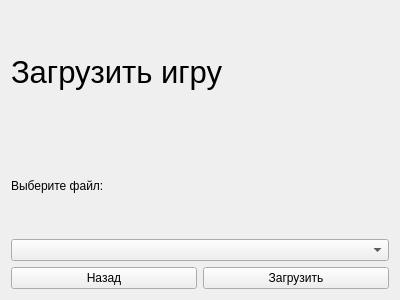
<?xml version="1.0" encoding="UTF-8"?>
<ui version="4.0">
 <class>Form</class>
 <widget class="QWidget" name="Form">
  <property name="geometry">
   <rect>
    <x>0</x>
    <y>0</y>
    <width>400</width>
    <height>300</height>
   </rect>
  </property>
  <property name="windowTitle">
   <string>Загрузить игру</string>
  </property>
  <layout class="QVBoxLayout" name="verticalLayout_2">
   <item>
    <widget class="QLabel" name="loadGame_Label">
     <property name="font">
      <font>
       <pointsize>23</pointsize>
      </font>
     </property>
     <property name="text">
      <string>Загрузить игру</string>
     </property>
    </widget>
   </item>
   <item>
    <layout class="QVBoxLayout" name="verticalLayout">
     <item>
      <widget class="QLabel" name="selectFile_Label">
       <property name="text">
        <string>Выберите файл:</string>
       </property>
      </widget>
     </item>
     <item>
      <widget class="QComboBox" name="selectFile_comboBox"/>
     </item>
    </layout>
   </item>
   <item>
    <layout class="QHBoxLayout" name="horizontalLayout">
     <item>
      <widget class="QPushButton" name="back_Button">
       <property name="text">
        <string>Назад</string>
       </property>
      </widget>
     </item>
     <item>
      <widget class="QPushButton" name="load_Button">
       <property name="text">
        <string>Загрузить</string>
       </property>
      </widget>
     </item>
    </layout>
   </item>
  </layout>
 </widget>
 <resources/>
 <connections/>
</ui>
